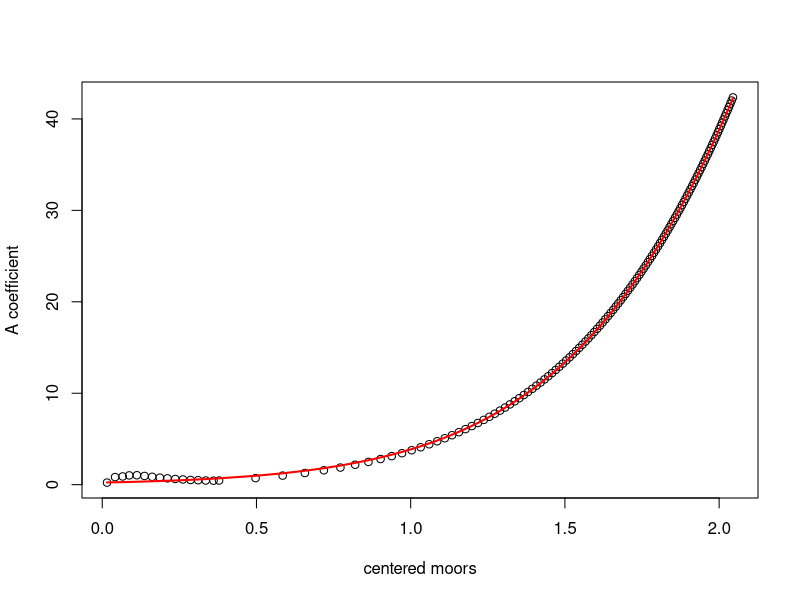
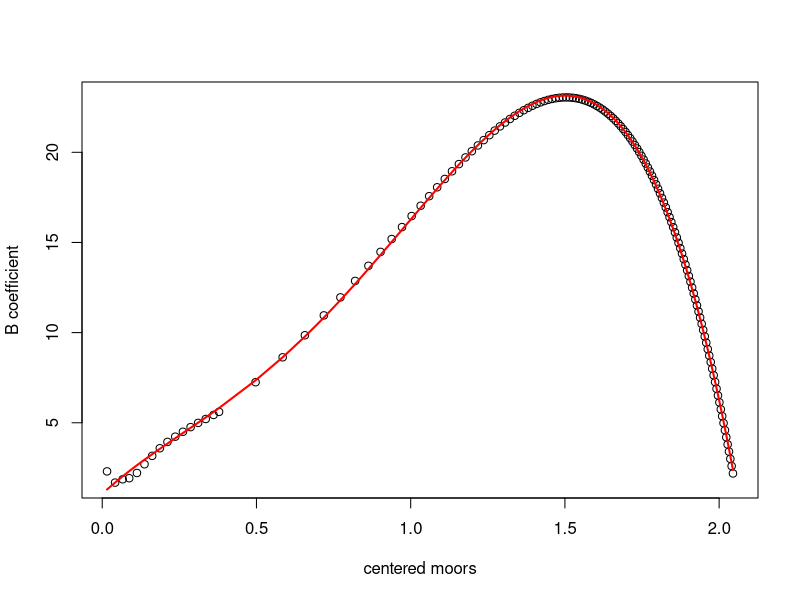

The R script that drew these images, in order:
# this scripts calculates the optimum coefficients used to parametrize the functions g_A(m.star) and g_B(m.star) with a monte-carlo simulation.
# Fréchet is removed beforehand

setwd("~/Science/ctbi12/PartI.outliers/step3_moors/")

data <- read.table('data.alpha_AB_v10.csv',sep=',',header=T,stringsAsFactors = F)

data.nofrechet <- data[!(data[,'distribution'] %in% c('frechet')),]
data.nofrechet <- data.nofrechet[order(data.nofrechet[,'m.star']),]

# aggregate the data for m.star < 0.4 to calculate the best fit
data.subset <- data.nofrechet[data.nofrechet[,'m.star'] < 0.4,]
data.upset <- data.nofrechet[data.nofrechet[,'m.star'] > 0.4,]

m.step <- 0.025
seq.step <- seq(from=0,to=0.4,by=m.step)
n <- length(seq.step)
data.agg <- data.frame(distribution = rep('pearson',n-1),m.star=rep(NA,n-1),A=rep(NA,n-1),B=rep(NA,n-1),n.points=rep(NA,n-1),stringsAsFactors = F)
for(i in 1:(n-1))
{
  beg_ <- seq.step[i]
  end_ <- seq.step[i+1]
  read_ <- beg_ <= data.subset[,'m.star'] & data.subset[,'m.star'] < end_
  data.agg[i,'m.star'] <- median(data.subset[read_,'m.star'])
  data.agg[i,'A'] <- median(data.subset[read_,'A'])
  data.agg[i,'B'] <- median(data.subset[read_,'B'])
  data.agg[i,'n.points'] <- sum(read_)
}

data.fit <- rbind(data.agg[,c('m.star','A','B')],data.upset[,c('m.star','A','B')])

# fit for the A coefficient, monte-carlo simulation 
if(1)
{
  x <- data.fit[,'m.star']
  y <- data.fit[,'A']

  a1 <- 0.2294
  a2 <- 2.9416
  a3 <- -0.0512
  a4 <- -0.0684
  eps1 <- 0.001
  eps2 <- 0.001
  eps3 <- 0.001
  eps4 <- 0.001

  y.f <- a1*exp(a2*x+a3*x^2+a4*x^3)
  RMSE <- sqrt((1/length(y))*sum((y-y.f)^2))
  for(i in 1:1000) # can put 10^7 instead, but the coefficient are already optimized
  {
    a1.loop <- round(runif(1,min=a1-eps1,max=a1+eps1),digits=4)
    a2.loop <- round(runif(1,min=a2-eps2,max=a2+eps2),digits=4)
    a3.loop <- round(runif(1,min=a3-eps3,max=a3+eps3),digits=4)
    a4.loop <- round(runif(1,min=a4-eps4,max=a4+eps4),digits=4)

    y.f <- a1.loop*exp(a2.loop*x+a3.loop*x^2+a4.loop*x^3)
    RMSE.loop <- sqrt((1/length(y))*sum((y-y.f)^2))
    if(RMSE.loop < RMSE)
    {
      a1 <- a1.loop
      a2 <- a2.loop
      a3 <- a3.loop
      a4 <- a4.loop
      RMSE <- RMSE.loop

      print(c(a1,a2,a3,a4))
    }
  }
  plot(x,y,xlab='centered moors',ylab='A coefficient')
  y.f <- a1*exp(a2*x+a3*x^2+a4*x^3)
  lines(x,y.f,col='red',lwd=2)
  print('4 a Coefficients:')
  print(c(a1,a2,a3,a4))
  print(RMSE)

  y.f <- a1*exp(a2*x+a3*x^2+a4*x^3)
  SS.res <- sum((y-y.f)^2)
  SS.tot <- sum((y-mean(y))^2)
  r2 <- 1-SS.res/SS.tot
  print(r2)
}

# fit for the B coefficient, monte-carlo simulation 
if(1)
{
  x <- data.fit[,'m.star']
  y <- data.fit[,'B']

  b1 <- 1.0585
  b2 <- 15.6960
  b3 <- -17.3618
  b4 <- 28.3511
  b5 <- -11.4726

  eps1 <- 0.001
  eps2 <- 0.001
  eps3 <- 0.001
  eps4 <- 0.001
  eps5 <- 0.001

  y.f <- b1+b2*x+b3*(x^2)+b4*(x^3)+b5*(x^4)
  y.diff <- y-y.f
  y.diff <- y.diff[!is.na(y.diff)]
  RMSE <- sqrt((1/length(y))*sum((y.diff)^2))
  for(i in 1:1000) # can put 10^7 instead, but the coefficient are already optimized
  {
    b1.loop <- round(runif(1,min=b1-eps1,max=b1+eps1),digits=4)
    b2.loop <- round(runif(1,min=b2-eps2,max=b2+eps2),digits=4)
    b3.loop <- round(runif(1,min=b3-eps3,max=b3+eps3),digits=4)
    b4.loop <- round(runif(1,min=b4-eps4,max=b4+eps4),digits=4)
    b5.loop <- round(runif(1,min=b5-eps5,max=b5+eps5),digits=4)

    y.f <- b1.loop+b2.loop*x+b3.loop*(x^2)+b4.loop*(x^3)+b5.loop*(x^4)
    y.diff <- y-y.f
    y.diff <- y.diff[!is.na(y.diff)]
    RMSE.loop <- sqrt((1/length(y))*sum((y.diff)^2))
    if(RMSE.loop < RMSE)
    {
      b1 <- b1.loop
      b2 <- b2.loop
      b3 <- b3.loop
      b4 <- b4.loop
      b5 <- b5.loop
      RMSE <- RMSE.loop

      print(c(b1,b2,b3,b4,b5))
    }
  }
  y.f <- b1+b2*x+b3*(x^2)+b4*(x^3)+b5*(x^4)
  plot(x,y,xlab='centered moors',ylab='B coefficient')
  lines(x,y.f,col='red',lwd=2)
  print('5 b Coefficients:')
  print(c(b1,b2,b3,b4,b5))
  print(RMSE)

  SS.res <- sum((y-y.f)^2)
  SS.tot <- sum((y-mean(y))^2)
  r2 <- 1-SS.res/SS.tot
  print(r2)
}
